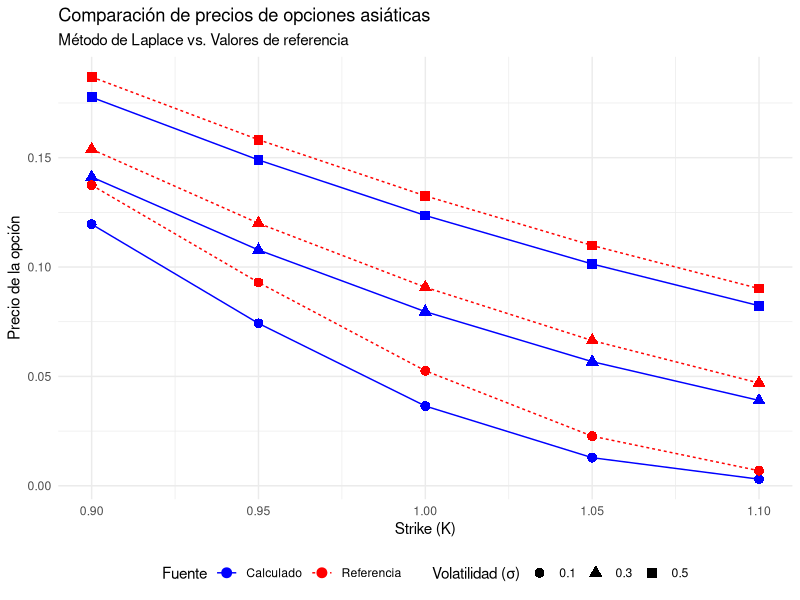
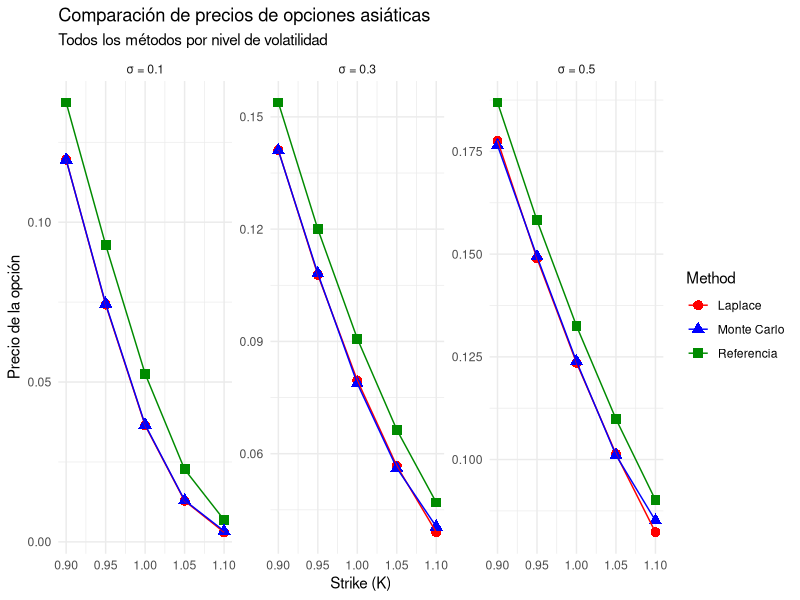
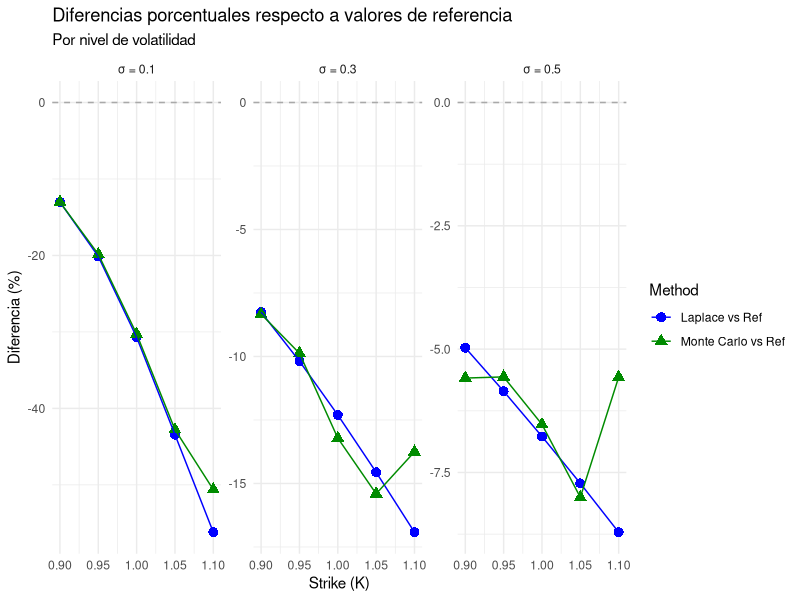

Source code (R) for these figures, in order: (Note: a time limit stopped this script after it produced the figures.)
#### Reproducir Roncoroni-Fusai ####

# Función para calcular la transformada de Laplace en el modelo de raíz cuadrada
ltsr <- function(spot, expiry, sg, rf, gamma) {
  lambda <- sqrt(rf^2 + 2*gamma*sg*sg)
  numerator <- 2*gamma*(exp(expiry*lambda) - 1)
  denominator <- lambda + rf + (lambda - rf)*exp(expiry*lambda)
  lt <- exp(-spot*numerator/denominator)/(gamma^2)
  return(lt)
}

# Función para realizar la inversión numérica de la transformada de Laplace
# usando el algoritmo de Abate-Whitt con la aceleración de Euler
AWSR <- function(spot, strike, expiry, sg, rf, aa = 18.4, terms = 20, extraterms = 10) {
  X <- strike*expiry
  
  # Calcular la transformada en gamma = aa/(2*strike)
  lt <- ltsr(spot, expiry, sg, rf, aa/(2*X))
  sum <- lt*exp(aa/2)/(2*X)
  
  # Aplicar el algoritmo de Euler
  k <- 1:(terms + extraterms)
  arg_real <- aa/(2*X)
  arg_imag <- pi*k/X
  
  term <- numeric(length(k))
  for(i in 1:length(k)) {
    arg <- complex(real = arg_real, imaginary = arg_imag[i])
    term[i] <- ((-1)^k[i]) * ltsr(spot, expiry, sg, rf, arg) * exp(aa/2)/X
  }
  
  csum <- sum + cumsum(term)
  sumr <- Re(csum[terms:(terms+extraterms)])
  
  # Calcular coeficientes binomiales para la extrapolación
  j <- 0:extraterms
  bincoeff <- factorial(extraterms)/(factorial(j)*factorial(extraterms-j))
  
  # Resultado extrapolado
  euler <- sum(bincoeff*sumr) * (2^(-extraterms))
  
  # Aplicar la fórmula final
  optprice <- exp(-rf*expiry) * (euler + spot*(exp(rf*expiry)-1)/rf - X)/expiry
  
  return(optprice)
}

# Función para generar la tabla de precios de opciones asiáticas
generate_asian_option_table <- function() {
  # Parámetros
  spot <- 1  # El spot parece ser 1 en los ejemplos
  expiry <- 1 # Asumimos vencimiento de 1 año
  rf <- 0.05 # Tasa libre de riesgo (r en el texto)
  
  # Valores de volatilidad (sigma) y strikes a evaluar
  sigmas <- c(0.1, 0.3, 0.5)
  strikes <- c(0.9, 0.95, 1.0, 1.05, 1.1)
  
  # Crear tabla para almacenar resultados
  results <- matrix(0, nrow = length(strikes), ncol = length(sigmas) + 1)
  colnames(results) <- c("K", paste("σ =", sigmas))
  results[,1] <- strikes
  
  # Calcular precios de opciones para cada combinación
  for (i in 1:length(strikes)) {
    for (j in 1:length(sigmas)) {
      results[i, j+1] <- AWSR(spot, strikes[i], expiry, sigmas[j], rf)
    }
  }
  
  # Convertir a data frame y formatear
  results_df <- as.data.frame(results)
  
  # Imprimir tabla de resultados
  print(results_df, digits = 5)
  
  return(results_df)
}

# Ejecutar la función para generar la tabla
asian_option_prices <- generate_asian_option_table()


# Crear una función para comparar los resultados con los valores de referencia
compare_asian_option_prices <- function() {
  # Parámetros
  spot <- 1
  expiry <- 1
  rf <- 0.05
  
  # Valores de volatilidad (sigma) y strikes a evaluar
  sigmas <- c(0.1, 0.3, 0.5)
  strikes <- c(0.9, 0.95, 1.0, 1.05, 1.1)
  
  # Crear matriz para los resultados calculados
  calculated_results <- matrix(0, nrow = length(strikes), ncol = length(sigmas) + 1)
  colnames(calculated_results) <- c("K", paste("σ =", sigmas))
  calculated_results[,1] <- strikes
  
  # Valores de referencia de la tabla LaTeX proporcionada
  reference_values <- matrix(c(
    0.9, 0.13745, 0.15384, 0.18691,
    0.95, 0.09294, 0.12001, 0.15821,
    1.0, 0.05258, 0.09075, 0.13253,
    1.05, 0.02268, 0.06640, 0.10987,
    1.1, 0.00687, 0.04696, 0.09016
  ), nrow = 5, byrow = TRUE)
  
  reference_results <- as.data.frame(reference_values)
  colnames(reference_results) <- c("K", paste("σ =", sigmas))
  
  # Calcular precios con nuestra implementación
  for (i in 1:length(strikes)) {
    for (j in 1:length(sigmas)) {
      calculated_results[i, j+1] <- AWSR(spot, strikes[i], expiry, sigmas[j], rf)
    }
  }
  
  calculated_df <- as.data.frame(calculated_results)
  
  # Calcular diferencias absolutas y porcentuales
  diff_abs <- calculated_results
  diff_pct <- calculated_results
  
  for (i in 1:length(strikes)) {
    for (j in 1:length(sigmas)) {
      diff_abs[i, j+1] <- calculated_results[i, j+1] - reference_values[i, j+1]
      diff_pct[i, j+1] <- (calculated_results[i, j+1] / reference_values[i, j+1] - 1) * 100
    }
  }
  
  diff_abs_df <- as.data.frame(diff_abs)
  diff_pct_df <- as.data.frame(diff_pct)
  
  # Nombrar adecuadamente las tablas de diferencias
  colnames(diff_abs_df) <- c("K", paste("σ =", sigmas))
  colnames(diff_pct_df) <- c("K", paste("σ =", sigmas))
  
  # Crear tabla final con todos los resultados
  cat("Precios calculados con el método de Laplace:\n")
  print(calculated_df, digits = 5)
  
  cat("\nValores de referencia de los autores:\n")
  print(reference_results, digits = 5)
  
  cat("\nDiferencias absolutas (Calculado - Referencia):\n")
  print(diff_abs_df, digits = 5)
  
  cat("\nDiferencias porcentuales (%):\n")
  print(diff_pct_df, digits = 3)
  
  # Crear una tabla formateada para presentación
  comparison_table <- data.frame(
    Strike = strikes,
    Calc_Sigma_01 = calculated_results[, 2],
    Ref_Sigma_01 = reference_values[, 2],
    Diff_Sigma_01 = diff_pct[, 2],
    Calc_Sigma_03 = calculated_results[, 3],
    Ref_Sigma_03 = reference_values[, 3],
    Diff_Sigma_03 = diff_pct[, 3],
    Calc_Sigma_05 = calculated_results[, 4],
    Ref_Sigma_05 = reference_values[, 4],
    Diff_Sigma_05 = diff_pct[, 4]
  )
  
  # Crear gráfico de comparación
  if (requireNamespace("ggplot2", quietly = TRUE)) {
    library(ggplot2)
    library(reshape2)
    
    # Preparar datos para graficar
    plot_data <- data.frame(
      Strike = rep(strikes, 2 * length(sigmas)),
      Sigma = rep(rep(sigmas, each = length(strikes)), 2),
      Value = c(as.vector(as.matrix(calculated_df[, -1])), 
                as.vector(as.matrix(reference_results[, -1]))),
      Type = rep(c("Calculado", "Referencia"), each = length(strikes) * length(sigmas))
    )
    
    # Crear gráfico
    p <- ggplot(plot_data, aes(x = Strike, y = Value, color = Type, shape = as.factor(Sigma))) +
      geom_point(size = 3) +
      geom_line(aes(linetype = Type)) +
      scale_color_manual(values = c("blue", "red")) +
      labs(title = "Comparación de precios de opciones asiáticas",
           subtitle = "Método de Laplace vs. Valores de referencia",
           x = "Strike (K)",
           y = "Precio de la opción",
           color = "Fuente",
           shape = "Volatilidad (σ)",
           linetype = "Fuente") +
      theme_minimal() +
      theme(legend.position = "bottom")
    
    print(p)
  } else {
    cat("\nPara generar gráficos, instale el paquete 'ggplot2':\n install.packages('ggplot2')\n")
  }
  
  return(list(
    calculated = calculated_df,
    reference = reference_results,
    diff_abs = diff_abs_df,
    diff_pct = diff_pct_df,
    comparison = comparison_table
  ))
}

# Ejecutar la comparación
results <- compare_asian_option_prices()

#### Comparacion con Euler-Maruyama ####

# Método de Euler-Maruyama para simular el proceso de raíz cuadrada
# dX(t) = rX(t)dt + σ√X(t)dW(t)

# Función para simular el proceso de raíz cuadrada usando Euler-Maruyama
simulate_square_root_process <- function(X0, r, sigma, T, n_steps, n_paths) {
  dt <- T/n_steps
  sqrt_dt <- sqrt(dt)
  
  # Matriz para almacenar todas las trayectorias
  X <- matrix(0, nrow = n_steps + 1, ncol = n_paths)
  X[1, ] <- X0  # Valor inicial
  
  # Simular cada trayectoria
  for (i in 1:n_paths) {
    for (j in 1:n_steps) {
      # Generar incremento browniano
      dW <- rnorm(1, mean = 0, sd = sqrt_dt)
      
      # Aplicar Euler-Maruyama
      # Para evitar valores negativos, usamos max(X[j, i], 0)
      X[j+1, i] <- X[j, i] + r * X[j, i] * dt + sigma * sqrt(max(X[j, i], 0)) * dW
      
      # Asegurar que el proceso no tome valores negativos
      X[j+1, i] <- max(X[j+1, i], 0)
    }
  }
  
  return(X)
}

# Función para calcular el precio de una opción asiática usando Monte Carlo
price_asian_option_mc <- function(spot, strike, T, r, sigma, n_steps = 1000, n_paths = 10000, control_variate = FALSE) {
  # Simular el proceso
  X <- simulate_square_root_process(spot, r, sigma, T, n_steps, n_paths)
  
  # Calcular la media aritmética para cada trayectoria
  # Para una integración más precisa, usamos la regla del trapecio
  avg_values <- numeric(n_paths)
  dt <- T/n_steps
  
  for (i in 1:n_paths) {
    # Aproximación de la integral usando la regla del trapecio
    # Corregimos los índices y aseguramos que todas las operaciones sean numéricas
    avg_values[i] <- (X[1, i]/2 + sum(X[2:n_steps, i]) + X[n_steps+1, i]/2) * dt / T
  }
  
  # El resto de la función sigue igual...
  # Calcular payoff de la opción asiática
  payoffs <- pmax(avg_values - strike, 0)
  
  # Aplicar descuento
  option_price <- exp(-r * T) * mean(payoffs)
  
  # Calcular error estándar Monte Carlo
  se <- sd(payoffs) / sqrt(n_paths)
  
  # Si se solicita, implementar control variate para reducir varianza
  if (control_variate) {
    # Usamos el valor esperado analítico del subyacente como variable de control
    # E[X(t)] = X0 * exp(rt)
    expected_avg <- spot * (exp(r * T) - 1) / (r * T)
    
    # Calcular media aritmética teórica
    MC_avg <- mean(avg_values)
    
    # Ajustar el precio usando la técnica de control variate
    beta <- -1  # Coeficiente óptimo simplificado
    option_price_cv <- option_price + beta * (MC_avg - expected_avg)
    
    return(list(price = option_price_cv, se = se))
  }
  
  return(list(price = option_price, se = se))
}

# Función para generar tabla comparativa
compare_pricing_methods <- function(laplace_fn, monte_carlo_fn) {
  # Parámetros
  spot <- 1
  T <- 1
  r <- 0.05
  
  # Valores de volatilidad y strikes
  sigmas <- c(0.1, 0.3, 0.5)
  strikes <- c(0.9, 0.95, 1.0, 1.05, 1.1)
  
  # Crear tabla para almacenar resultados
  results <- data.frame(
    K = strikes,
    sigma_0.1_laplace = 0,
    sigma_0.1_mc = 0,
    sigma_0.1_diff = 0,
    sigma_0.3_laplace = 0,
    sigma_0.3_mc = 0,
    sigma_0.3_diff = 0,
    sigma_0.5_laplace = 0,
    sigma_0.5_mc = 0,
    sigma_0.5_diff = 0
  )
  
  # Calcular precios con ambos métodos
  for (i in 1:length(strikes)) {
    for (j in 1:length(sigmas)) {
      # Calcular precio con transformada de Laplace
      laplace_price <- laplace_fn(spot, strikes[i], T, sigmas[j], r)
      
      # Calcular precio con Monte Carlo (con control variate)
      mc_result <- monte_carlo_fn(spot, strikes[i], T, r, sigmas[j], 
                                  control_variate = TRUE,
                                  n_steps = 100, 
                                  n_paths = 5000)
      mc_price <- mc_result$price
      
      # Calcular diferencia relativa
      diff_pct <- 100 * (mc_price - laplace_price) / laplace_price
      
      # Guardar resultados
      col_idx <- 3 * (j - 1) + 2
      results[i, col_idx] <- laplace_price
      results[i, col_idx + 1] <- mc_price
      results[i, col_idx + 2] <- diff_pct
    }
  }
  
  return(results)
}

# Ejemplo de uso
# Asumiendo que ya tenemos la función AWSR de la solución anterior
compare_results <- compare_pricing_methods(AWSR, price_asian_option_mc)

# Formatear resultados para mejor visualización
format_comparison_table <- function(results) {
  formatted <- results
  
  # Columnas para cada sigma
  for (j in 1:3) {
    base_col <- 3 * (j - 1) + 2
    
    # Formatear valores numéricos
    formatted[, base_col] <- sprintf("%.5f", results[, base_col])      # Laplace
    formatted[, base_col + 1] <- sprintf("%.5f", results[, base_col + 1])  # Monte Carlo
    formatted[, base_col + 2] <- sprintf("%.2f%%", results[, base_col + 2]) # Diferencia
  }
  
  # Renombrar columnas para mejor visualización
  colnames(formatted) <- c(
    "K", 
    "σ=0.1 (Laplace)", "σ=0.1 (MC)", "σ=0.1 (Diff)",
    "σ=0.3 (Laplace)", "σ=0.3 (MC)", "σ=0.3 (Diff)",
    "σ=0.5 (Laplace)", "σ=0.5 (MC)", "σ=0.5 (Diff)"
  )
  
  return(formatted)
}

# Generar tabla formateada
formatted_comparison <- format_comparison_table(compare_results)
print(formatted_comparison)

# Función para analizar la convergencia de Monte Carlo
analyze_mc_convergence <- function(spot, strike, T, r, sigma, max_paths = 1000, steps = 10) {
  path_counts <- seq(100, max_paths, length.out = steps)
  results <- data.frame(
    paths = path_counts,
    price = numeric(steps),
    se = numeric(steps)
  )
  
  # Precio de referencia (Laplace) g
  reference_price <- AWSR(spot, strike, T, sigma, r)
  
  for (i in 1:steps) {
    mc_result <- price_asian_option_mc(spot, strike, T, r, sigma, 
                                       n_steps = 500, 
                                       n_paths = path_counts[i],
                                       control_variate = TRUE)
    
    results$price[i] <- mc_result$price
    results$se[i] <- mc_result$se
  }
  
  # Añadir error relativo
  results$rel_error <- abs(results$price - reference_price) / reference_price * 100
  
  return(results)
}

# Ejemplo: analizar convergencia para K=1.0 y σ=0.3
convergence_data <- analyze_mc_convergence(1, 1.0, 1, 0.05, 0.3)

#### Comparación de los tres métodos ####
# Función para comparar los tres métodos: Valores de referencia, Laplace y Monte Carlo
compare_three_methods <- function() {
  # Parámetros
  spot <- 1
  expiry <- 1
  rf <- 0.05
  
  # Valores de volatilidad (sigma) y strikes a evaluar
  sigmas <- c(0.1, 0.3, 0.5)
  strikes <- c(0.9, 0.95, 1.0, 1.05, 1.1)
  
  # Valores de referencia de la tabla LaTeX proporcionada
  reference_values <- matrix(c(
    0.9, 0.13745, 0.15384, 0.18691,
    0.95, 0.09294, 0.12001, 0.15821,
    1.0, 0.05258, 0.09075, 0.13253,
    1.05, 0.02268, 0.06640, 0.10987,
    1.1, 0.00687, 0.04696, 0.09016
  ), nrow = 5, byrow = TRUE)
  
  reference_df <- as.data.frame(reference_values)
  colnames(reference_df) <- c("K", paste("σ =", sigmas))
  
  # Crear dataframe para resultados
  results <- data.frame(
    Strike = strikes,
    matrix(0, nrow = length(strikes), ncol = 9)  # 3 métodos x 3 volatilidades
  )
  
  colnames(results) <- c(
    "Strike",
    "Ref_σ=0.1", "Laplace_σ=0.1", "MC_σ=0.1",
    "Ref_σ=0.3", "Laplace_σ=0.3", "MC_σ=0.3",
    "Ref_σ=0.5", "Laplace_σ=0.5", "MC_σ=0.5"
  )
  
  # Calcular precios con todos los métodos
  for (i in 1:length(strikes)) {
    # Valores de referencia
    for (j in 1:length(sigmas)) {
      # Índice de columna para cada volatilidad en el dataframe de resultados
      col_idx_ref <- 3*j - 1   # 2, 5, 8
      col_idx_lap <- 3*j       # 3, 6, 9
      col_idx_mc <- 3*j + 1    # 4, 7, 10
      
      # Valor de referencia
      results[i, col_idx_ref] <- reference_values[i, j+1]
      
      # Calcular precio con transformada de Laplace
      results[i, col_idx_lap] <- AWSR(spot, strikes[i], expiry, sigmas[j], rf)
      
      # Calcular precio con Monte Carlo
      mc_result <- price_asian_option_mc(
        spot, strikes[i], expiry, rf, sigmas[j], 
        n_steps = 100, 
        n_paths = 5000, 
        control_variate = TRUE
      )
      results[i, col_idx_mc] <- mc_result$price
    }
  }
  
  # Calcular diferencias porcentuales
  diff_results <- data.frame(
    Strike = strikes,
    matrix(0, nrow = length(strikes), ncol = 6)  # 2 comparaciones x 3 volatilidades
  )
  
  colnames(diff_results) <- c(
    "Strike",
    "Laplace_vs_Ref_σ=0.1", "MC_vs_Ref_σ=0.1",
    "Laplace_vs_Ref_σ=0.3", "MC_vs_Ref_σ=0.3",
    "Laplace_vs_Ref_σ=0.5", "MC_vs_Ref_σ=0.5"
  )
  
  for (i in 1:length(strikes)) {
    for (j in 1:length(sigmas)) {
      col_idx_ref <- 3*j - 1   # 2, 5, 8 en results
      col_idx_lap <- 3*j       # 3, 6, 9 en results
      col_idx_mc <- 3*j + 1    # 4, 7, 10 en results
      
      diff_col_lap <- 2*j      # 2, 4, 6 en diff_results
      diff_col_mc <- 2*j + 1   # 3, 5, 7 en diff_results
      
      # Diferencia porcentual: (método - referencia) / referencia * 100
      ref_value <- results[i, col_idx_ref]
      lap_value <- results[i, col_idx_lap]
      mc_value <- results[i, col_idx_mc]
      
      diff_results[i, diff_col_lap] <- (lap_value - ref_value) / ref_value * 100
      diff_results[i, diff_col_mc] <- (mc_value - ref_value) / ref_value * 100
    }
  }
  
  # Formatear resultados para mejor visualización
  formatted_results <- results
  formatted_diff <- diff_results
  
  # Formatear valores de precios con 5 decimales
  for (j in 2:ncol(formatted_results)) {
    formatted_results[, j] <- sprintf("%.5f", results[, j])
  }
  
  # Formatear valores de diferencias con 2 decimales y símbolo de porcentaje
  for (j in 2:ncol(formatted_diff)) {
    formatted_diff[, j] <- sprintf("%.2f%%", diff_results[, j])
  }
  
  # Crear gráficos comparativos si está disponible ggplot2
  if (requireNamespace("ggplot2", quietly = TRUE)) {
    library(ggplot2)
    library(reshape2)
    
    # Preparar datos para graficar precios
    plot_data <- data.frame(
      Strike = rep(strikes, 9),
      Method = rep(c(rep("Referencia", length(strikes)), 
                     rep("Laplace", length(strikes)), 
                     rep("Monte Carlo", length(strikes))), 3),
      Sigma = c(rep("0.1", 3*length(strikes)), 
                rep("0.3", 3*length(strikes)), 
                rep("0.5", 3*length(strikes))),
      Price = c(
        results[, 2], results[, 3], results[, 4],  # σ=0.1
        results[, 5], results[, 6], results[, 7],  # σ=0.3
        results[, 8], results[, 9], results[, 10]  # σ=0.5
      )
    )
    
    # Gráfico de precios
    p1 <- ggplot(plot_data, aes(x = Strike, y = Price, color = Method, shape = Method)) +
      geom_point(size = 3) +
      geom_line() +
      facet_wrap(~Sigma, scales = "free_y", ncol = 3, 
                 labeller = labeller(Sigma = function(x) paste("σ =", x))) +
      scale_color_manual(values = c("red", "blue", "green4")) +
      labs(title = "Comparación de precios de opciones asiáticas",
           subtitle = "Todos los métodos por nivel de volatilidad",
           x = "Strike (K)",
           y = "Precio de la opción") +
      theme_minimal()
    
    # Preparar datos para graficar diferencias porcentuales
    diff_plot_data <- data.frame(
      Strike = rep(strikes, 6),
      Method = rep(c(rep("Laplace vs Ref", length(strikes)), 
                     rep("Monte Carlo vs Ref", length(strikes))), 3),
      Sigma = c(rep("0.1", 2*length(strikes)), 
                rep("0.3", 2*length(strikes)), 
                rep("0.5", 2*length(strikes))),
      Diff = c(
        diff_results[, 2], diff_results[, 3],  # σ=0.1
        diff_results[, 4], diff_results[, 5],  # σ=0.3
        diff_results[, 6], diff_results[, 7]   # σ=0.5
      )
    )
    
    # Gráfico de diferencias
    p2 <- ggplot(diff_plot_data, aes(x = Strike, y = Diff, color = Method, shape = Method)) +
      geom_point(size = 3) +
      geom_line() +
      geom_hline(yintercept = 0, linetype = "dashed", color = "darkgrey") +
      facet_wrap(~Sigma, scales = "free_y", ncol = 3,
                 labeller = labeller(Sigma = function(x) paste("σ =", x))) +
      scale_color_manual(values = c("blue", "green4")) +
      labs(title = "Diferencias porcentuales respecto a valores de referencia",
           subtitle = "Por nivel de volatilidad",
           x = "Strike (K)",
           y = "Diferencia (%)") +
      theme_minimal()
    
    # Imprimir gráficos
    print(p1)
    print(p2)
  } else {
    cat("\nPara generar gráficos, instale el paquete 'ggplot2':\n install.packages('ggplot2')\n")
  }
  
  # Mostrar tablas
  cat("\nComparación de precios de opciones asiáticas:\n")
  print(formatted_results, row.names = FALSE)
  
  cat("\nDiferencias porcentuales respecto a los valores de referencia:\n")
  print(formatted_diff, row.names = FALSE)
  
  # Calcular estadísticas de error
  error_stats <- data.frame(
    Method = c("Laplace", "Monte Carlo"),
    RMSE_01 = c(
      sqrt(mean((results[, 3] - results[, 2])^2)),
      sqrt(mean((results[, 4] - results[, 2])^2))
    ),
    RMSE_03 = c(
      sqrt(mean((results[, 6] - results[, 5])^2)),
      sqrt(mean((results[, 7] - results[, 5])^2))
    ),
    RMSE_05 = c(
      sqrt(mean((results[, 9] - results[, 8])^2)),
      sqrt(mean((results[, 10] - results[, 8])^2))
    ),
    MAE_01 = c(
      mean(abs(results[, 3] - results[, 2])),
      mean(abs(results[, 4] - results[, 2]))
    ),
    MAE_03 = c(
      mean(abs(results[, 6] - results[, 5])),
      mean(abs(results[, 7] - results[, 5]))
    ),
    MAE_05 = c(
      mean(abs(results[, 9] - results[, 8])),
      mean(abs(results[, 10] - results[, 8]))
    ),
    MAPE_01 = c(
      mean(abs(diff_results[, 2])),
      mean(abs(diff_results[, 3]))
    ),
    MAPE_03 = c(
      mean(abs(diff_results[, 4])),
      mean(abs(diff_results[, 5]))
    ),
    MAPE_05 = c(
      mean(abs(diff_results[, 6])),
      mean(abs(diff_results[, 7]))
    )
  )
  
  # Formatear estadísticas de error
  formatted_stats <- error_stats
  for (j in 2:ncol(formatted_stats)) {
    if (j <= 7) {
      # RMSE y MAE con 5 decimales
      formatted_stats[, j] <- sprintf("%.5f", error_stats[, j])
    } else {
      # MAPE con 2 decimales y símbolo de porcentaje
      formatted_stats[, j] <- sprintf("%.2f%%", error_stats[, j])
    }
  }
  
  cat("\nEstadísticas de error por método y volatilidad:\n")
  print(formatted_stats, row.names = FALSE)
  
  # Retornar todos los resultados
  return(list(
    prices = results,
    differences = diff_results,
    error_stats = error_stats,
    formatted_prices = formatted_results,
    formatted_differences = formatted_diff,
    formatted_stats = formatted_stats
  ))
}

# Ejemplo de uso
comparison_results <- compare_three_methods()



#### Comparación del desempeño computacional de ambos métodos ####
# Función para medir el rendimiento de ambos métodos
compare_performance <- function() {
  # Parámetros comunes para ambos métodos
  spot <- 1
  strike <- 1.0
  T <- 1
  r <- 0.05
  sigma <- 0.3
  
  # Parámetros para escalabilidad (probaremos diferentes configuraciones)
  mc_paths_list <- c(100, 500, 1000, 5000)
  mc_steps_list <- c(100, 500, 1000)
  
  laplace_terms_list <- c(10, 20, 50)
  laplace_extraterms_list <- c(5, 10, 15)
  
  # Tabla para resultados
  results <- data.frame(
    Method = character(),
    Config = character(),
    Time_ms = numeric(),
    Memory_MB = numeric(),
    Price = numeric()
  )
  
  # Benchmark para Monte Carlo
  for (paths in mc_paths_list) {
    for (steps in mc_steps_list) {
      # Limpiar memoria antes de cada prueba
      gc()
      
      # Inicio de medición
      config <- paste0("paths=", paths, ", steps=", steps)
      start_time <- Sys.time()
      mem_start <- gc(reset = TRUE)
      
      # Ejecutar Monte Carlo
      result <- price_asian_option_mc(
        spot = spot, 
        strike = strike, 
        T = T, 
        r = r, 
        sigma = sigma, 
        n_steps = steps, 
        n_paths = paths,
        control_variate = TRUE
      )
      
      # Fin de medición
      end_time <- Sys.time()
      mem_end <- gc(reset = FALSE)
      
      # Calcular métricas
      time_ms <- as.numeric(difftime(end_time, start_time, units = "secs")) * 1000
      mem_used <- sum(mem_end[,6] - mem_start[,6]) # Medir MB
      
      # Guardar resultados
      results <- rbind(results, data.frame(
        Method = "Monte Carlo",
        Config = config,
        Time_ms = time_ms,
        Memory_MB = mem_used,
        Price = result$price
      ))
    }
  }
  
  # Benchmark para Laplace
  for (terms in laplace_terms_list) {
    for (extraterms in laplace_extraterms_list) {
      # Limpiar memoria antes de cada prueba
      gc()
      
      # Inicio de medición
      config <- paste0("terms=", terms, ", extraterms=", extraterms)
      start_time <- Sys.time()
      mem_start <- gc(reset = TRUE)
      
      # Ejecutar Laplace
      result <- AWSR(
        spot = spot, 
        strike = strike, 
        expiry = T, 
        sg = sigma, 
        rf = r,
        aa = 18.4,
        terms = terms,
        extraterms = extraterms
      )
      
      # Fin de medición
      end_time <- Sys.time()
      mem_end <- gc(reset = FALSE)
      
      # Calcular métricas
      time_ms <- as.numeric(difftime(end_time, start_time, units = "secs")) * 1000
      mem_used <- sum(mem_end[,6] - mem_start[,6]) # / 1024^2  # Convertir a MB
      
      # Guardar resultados
      results <- rbind(results, data.frame(
        Method = "Laplace",
        Config = config,
        Time_ms = time_ms,
        Memory_MB = mem_used,
        Price = result
      ))
    }
  }
  
  return(results)
}

# Función para visualizar los resultados de rendimiento
plot_performance <- function(perf_results) {
  # Convertir Method a factor para ordenar en gráficos
  perf_results$Method <- factor(perf_results$Method, 
                                levels = c("Laplace", "Monte Carlo"))
  
  # Crear resumen por método
  method_summary <- aggregate(
    cbind(Time_ms, Memory_MB) ~ Method, 
    data = perf_results, 
    FUN = function(x) c(mean = mean(x), 
                        median = median(x), 
                        min = min(x), 
                        max = max(x))
  )
  
  # Formato para mostrar resumen
  method_summary_formatted <- data.frame(
    Method = method_summary$Method,
    Mean_Time_ms = method_summary$Time_ms[,"mean"],
    Median_Time_ms = method_summary$Time_ms[,"median"],
    Min_Time_ms = method_summary$Time_ms[,"min"],
    Max_Time_ms = method_summary$Time_ms[,"max"],
    Mean_Memory_MB = method_summary$Memory_MB[,"mean"],
    Median_Memory_MB = method_summary$Memory_MB[,"median"]
  )
  
  # Si está disponible el paquete ggplot2, crear visualizaciones
  if (requireNamespace("ggplot2", quietly = TRUE)) {
    library(ggplot2)
    
    # Gráfico de tiempo de ejecución
    p1 <- ggplot(perf_results, aes(x = Method, y = Time_ms, fill = Method)) +
      geom_boxplot() +
      scale_y_log10() +
      labs(title = "Comparación de Tiempo de Ejecución",
           x = "Método",
           y = "Tiempo (ms, escala log)") +
      theme_minimal()
    
    # Gráfico de uso de memoria
    p2 <- ggplot(perf_results, aes(x = Method, y = Memory_MB, fill = Method)) +
      geom_boxplot() +
      labs(title = "Comparación de Uso de Memoria",
           x = "Método",
           y = "Memoria (MB)") +
      theme_minimal()
    
    # Imprimir gráficos
    print(p1)
    print(p2)
  }
  
  # Devolver el resumen
  return(method_summary_formatted)
}

# Función para medir el tiempo de convergencia
compare_convergence_speed <- function() {
  # Parámetros fijos
  spot <- 1
  strike <- 1.0
  T <- 1
  r <- 0.05
  sigma <- 0.3
  
  # Valor de referencia (considerar Laplace con términos altos como "exacto")
  reference_price <- AWSR(spot, strike, T, sigma, r, aa = 18.4, terms = 50, extraterms = 20)
  
  # Error objetivo
  target_error <- 0.001  # 0.1%
  
  # Para Monte Carlo - aumentar gradualmente número de simulaciones
  mc_paths_seq <- seq(100, 1000, by = 100)
  mc_results <- data.frame(
    paths = integer(),
    time_ms = numeric(),
    price = numeric(),
    rel_error = numeric()
  )
  
  for (paths in mc_paths_seq) {
    gc()
    start_time <- Sys.time()
    
    result <- price_asian_option_mc(
      spot = spot, 
      strike = strike, 
      T = T, 
      r = r, 
      sigma = sigma, 
      n_steps = 500,  # fijo para este test
      n_paths = paths,
      control_variate = TRUE
    )
    
    end_time <- Sys.time()
    time_ms <- as.numeric(difftime(end_time, start_time, units = "secs")) * 1000
    
    rel_error <- abs(result$price - reference_price) / reference_price
    
    mc_results <- rbind(mc_results, data.frame(
      paths = paths,
      time_ms = time_ms,
      price = result$price,
      rel_error = rel_error
    ))
    
    # Terminar si alcanzamos el error objetivo
    if (rel_error <= target_error) {
      break
    }
  }
  
  # Para Laplace - aumentar gradualmente número de términos
  lap_terms_seq <- seq(5, 50, by = 5)
  lap_results <- data.frame(
    terms = integer(),
    time_ms = numeric(),
    price = numeric(),
    rel_error = numeric()
  )
  
  for (terms in lap_terms_seq) {
    gc()
    start_time <- Sys.time()
    
    result <- AWSR(
      spot = spot, 
      strike = strike, 
      expiry = T, 
      sg = sigma, 
      rf = r,
      aa = 18.4,
      terms = terms,
      extraterms = round(terms/2)  # proporcional a terms
    )
    
    end_time <- Sys.time()
    time_ms <- as.numeric(difftime(end_time, start_time, units = "secs")) * 1000
    
    rel_error <- abs(result - reference_price) / reference_price
    
    lap_results <- rbind(lap_results, data.frame(
      terms = terms,
      time_ms = time_ms,
      price = result,
      rel_error = rel_error
    ))
    
    # Terminar si alcanzamos el error objetivo
    if (rel_error <= target_error) {
      break
    }
  }
  
  # Resumen
  mc_conv_time <- mc_results[mc_results$rel_error <= target_error, "time_ms"][1]
  if (is.na(mc_conv_time)) mc_conv_time <- max(mc_results$time_ms)
  
  lap_conv_time <- lap_results[lap_results$rel_error <= target_error, "time_ms"][1]
  if (is.na(lap_conv_time)) lap_conv_time <- max(lap_results$time_ms)
  
  summary <- data.frame(
    Method = c("Monte Carlo", "Laplace"),
    Convergence_Time_ms = c(mc_conv_time, lap_conv_time),
    Final_Error = c(min(mc_results$rel_error), min(lap_results$rel_error))
  )
  
  return(list(
    summary = summary,
    mc_results = mc_results,
    lap_results = lap_results
  ))
}

# Ejecutar pruebas de rendimiento
perf_results <- compare_performance()
print(perf_results)

# Visualizar resultados
summary <- plot_performance(perf_results)
print(summary)

# Análisis de convergencia
conv_results <- compare_convergence_speed()
print(conv_results$summary)
